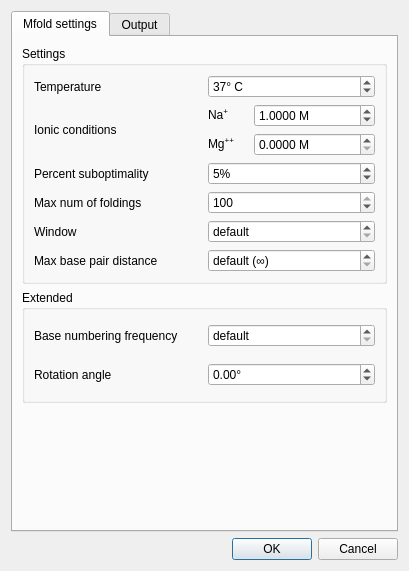
<?xml version="1.0" encoding="UTF-8"?>
<ui version="4.0">
 <class>MfoldDialog</class>
 <widget class="QDialog" name="MfoldDialog">
  <property name="geometry">
   <rect>
    <x>0</x>
    <y>0</y>
    <width>409</width>
    <height>560</height>
   </rect>
  </property>
  <property name="windowTitle">
   <string notr="true">Mfold</string>
  </property>
  <layout class="QVBoxLayout" name="mainLayout">
   <item>
    <widget class="QTabWidget" name="tabWidget">
     <property name="sizePolicy">
      <sizepolicy hsizetype="Minimum" vsizetype="Minimum">
       <horstretch>0</horstretch>
       <verstretch>0</verstretch>
      </sizepolicy>
     </property>
     <property name="currentIndex">
      <number>0</number>
     </property>
     <widget class="QWidget" name="tab">
      <attribute name="title">
       <string>Mfold settings</string>
      </attribute>
      <layout class="QVBoxLayout" name="mfoldTabLayout">
       <item>
        <widget class="QGroupBox" name="gridGroupBox">
         <property name="title">
          <string>Settings</string>
         </property>
         <layout class="QGridLayout" name="gridLayout">
          <item row="0" column="0">
           <widget class="QWidget" name="horizontalWidget" native="true">
            <property name="toolTip">
             <string>Folding temperature (between 0° and 100° C).</string>
            </property>
            <layout class="QHBoxLayout" name="horizontalLayout">
             <property name="leftMargin">
              <number>0</number>
             </property>
             <property name="topMargin">
              <number>0</number>
             </property>
             <property name="rightMargin">
              <number>0</number>
             </property>
             <property name="bottomMargin">
              <number>0</number>
             </property>
             <item>
              <widget class="QLabel" name="label">
               <property name="text">
                <string>Temperature</string>
               </property>
               <property name="buddy">
                <cstring>tSpinBox</cstring>
               </property>
              </widget>
             </item>
             <item>
              <widget class="QSpinBox" name="tSpinBox">
               <property name="suffix">
                <string notr="true">° C</string>
               </property>
               <property name="minimum">
                <number>0</number>
               </property>
               <property name="maximum">
                <number>100</number>
               </property>
               <property name="value">
                <number>37</number>
               </property>
              </widget>
             </item>
            </layout>
           </widget>
          </item>
          <item row="1" column="0">
           <widget class="QWidget" name="horizontalWidget_2" native="true">
            <property name="toolTip">
             <string>The concentrations of Sodium and Magnesium ions. DNA only.</string>
            </property>
            <layout class="QHBoxLayout" name="horizontalLayout_2" stretch="1,1">
             <property name="leftMargin">
              <number>0</number>
             </property>
             <property name="topMargin">
              <number>0</number>
             </property>
             <property name="rightMargin">
              <number>0</number>
             </property>
             <property name="bottomMargin">
              <number>0</number>
             </property>
             <item>
              <widget class="QLabel" name="label_2">
               <property name="text">
                <string>Ionic conditions</string>
               </property>
              </widget>
             </item>
             <item>
              <layout class="QGridLayout" name="gridLayout_2" columnstretch="1,3">
               <item row="0" column="1">
                <widget class="QDoubleSpinBox" name="naDoubleSpinBox">
                 <property name="suffix">
                  <string notr="true"> M</string>
                 </property>
                 <property name="decimals">
                  <number>4</number>
                 </property>
                 <property name="minimum">
                  <double>0.000000000000000</double>
                 </property>
                 <property name="singleStep">
                  <double>0.100000000000000</double>
                 </property>
                 <property name="value">
                  <double>1.000000000000000</double>
                 </property>
                </widget>
               </item>
               <item row="0" column="0">
                <widget class="QLabel" name="label_3">
                 <property name="text">
                  <string notr="true">&lt;html&gt;&lt;head/&gt;&lt;body&gt;&lt;p&gt;Na&lt;span style=&quot; vertical-align:super;&quot;&gt;+&lt;/span&gt;&lt;/p&gt;&lt;/body&gt;&lt;/html&gt;</string>
                 </property>
                 <property name="buddy">
                  <cstring>naDoubleSpinBox</cstring>
                 </property>
                </widget>
               </item>
               <item row="1" column="0">
                <widget class="QLabel" name="label_4">
                 <property name="text">
                  <string notr="true">&lt;html&gt;&lt;head/&gt;&lt;body&gt;&lt;p&gt;Mg&lt;span style=&quot; vertical-align:super;&quot;&gt;++&lt;/span&gt;&lt;/p&gt;&lt;/body&gt;&lt;/html&gt;</string>
                 </property>
                 <property name="buddy">
                  <cstring>mgDoubleSpinBox</cstring>
                 </property>
                </widget>
               </item>
               <item row="1" column="1">
                <widget class="QDoubleSpinBox" name="mgDoubleSpinBox">
                 <property name="suffix">
                  <string notr="true"> M</string>
                 </property>
                 <property name="decimals">
                  <number>4</number>
                 </property>
                 <property name="singleStep">
                  <double>0.100000000000000</double>
                 </property>
                </widget>
               </item>
              </layout>
             </item>
            </layout>
           </widget>
          </item>
          <item row="2" column="0">
           <widget class="QWidget" name="horizontalWidget_3" native="true">
            <property name="toolTip">
             <string>This parameter controls the value of the free energy increment, ΔΔG. If this number is set to p, then only foldings within p% from the minimum free energy will be computed.</string>
            </property>
            <layout class="QHBoxLayout" name="horizontalLayout_3">
             <property name="leftMargin">
              <number>0</number>
             </property>
             <property name="topMargin">
              <number>0</number>
             </property>
             <property name="rightMargin">
              <number>0</number>
             </property>
             <property name="bottomMargin">
              <number>0</number>
             </property>
             <item>
              <widget class="QLabel" name="label_5">
               <property name="text">
                <string>Percent suboptimality</string>
               </property>
               <property name="buddy">
                <cstring>pSpinBox</cstring>
               </property>
              </widget>
             </item>
             <item>
              <widget class="QSpinBox" name="pSpinBox">
               <property name="suffix">
                <string notr="true">%</string>
               </property>
               <property name="maximum">
                <number>100</number>
               </property>
               <property name="value">
                <number>5</number>
               </property>
              </widget>
             </item>
            </layout>
           </widget>
          </item>
          <item row="3" column="0">
           <widget class="QWidget" name="horizontalWidget_4" native="true">
            <property name="toolTip">
             <string>&lt;html&gt;&lt;head/&gt;&lt;body&gt;&lt;p&gt;The maximum number of foldings to be computed. The folding algorithm automatically computes a selection of secondary structures within the prescribed energy increment and stops when no more &lt;span style=&quot; font-style:italic;&quot;&gt;sufficiently different&lt;/span&gt; foldings can be found.&lt;/p&gt;&lt;/body&gt;&lt;/html&gt;</string>
            </property>
            <layout class="QHBoxLayout" name="horizontalLayout_4">
             <property name="leftMargin">
              <number>0</number>
             </property>
             <property name="topMargin">
              <number>0</number>
             </property>
             <property name="rightMargin">
              <number>0</number>
             </property>
             <property name="bottomMargin">
              <number>0</number>
             </property>
             <item>
              <widget class="QLabel" name="label_6">
               <property name="text">
                <string>Max num of foldings</string>
               </property>
               <property name="buddy">
                <cstring>maxSpinBox</cstring>
               </property>
              </widget>
             </item>
             <item>
              <widget class="QSpinBox" name="maxSpinBox">
               <property name="minimum">
                <number>1</number>
               </property>
               <property name="maximum">
                <number>100</number>
               </property>
               <property name="value">
                <number>100</number>
               </property>
              </widget>
             </item>
            </layout>
           </widget>
          </item>
          <item row="4" column="0">
           <widget class="QWidget" name="horizontalWidget_5" native="true">
            <property name="toolTip">
             <string>The window parameter controls the number of foldings that are calculated and how different they will be from each other. It can be considered as a distance parameter. A smaller value for this parameter will usually result in a larger number of foldings being calculated, which may be very similar to each other. The default value is calculated based on the length of the sequence region.</string>
            </property>
            <layout class="QHBoxLayout" name="horizontalLayout_5">
             <property name="leftMargin">
              <number>0</number>
             </property>
             <property name="topMargin">
              <number>0</number>
             </property>
             <property name="rightMargin">
              <number>0</number>
             </property>
             <property name="bottomMargin">
              <number>0</number>
             </property>
             <item>
              <widget class="QLabel" name="label_7">
               <property name="text">
                <string>Window</string>
               </property>
               <property name="buddy">
                <cstring>wSpinBox</cstring>
               </property>
              </widget>
             </item>
             <item>
              <widget class="QSpinBox" name="wSpinBox">
               <property name="specialValueText">
                <string>default</string>
               </property>
               <property name="minimum">
                <number>-1</number>
               </property>
               <property name="maximum">
                <number>50000</number>
               </property>
               <property name="value">
                <number>-1</number>
               </property>
              </widget>
             </item>
            </layout>
           </widget>
          </item>
          <item row="5" column="0">
           <widget class="QWidget" name="horizontalWidget_6" native="true">
            <property name="toolTip">
             <string>&lt;html&gt;&lt;head/&gt;&lt;body&gt;&lt;p&gt;A base pair &lt;span style=&quot; font-style:italic;&quot;&gt;i.j&lt;/span&gt; will not be allowed to form (in linear sequence) if &lt;span style=&quot; font-style:italic;&quot;&gt;j-i &amp;gt; MAXBP&lt;/span&gt;. For circular sequence, a base pair &lt;span style=&quot; font-style:italic;&quot;&gt;i,j&lt;/span&gt; cannot form if &lt;span style=&quot; font-style:italic;&quot;&gt;min{j-i, n+i-j} &amp;gt; MAXBP&lt;/span&gt;. Thus small values of &lt;span style=&quot; font-style:italic;&quot;&gt;MAXBP&lt;/span&gt; ensure that only short range base pairs will be predicted. By default there are no restrictions, i.e. &lt;span style=&quot; font-style:italic;&quot;&gt;MAXBP=∞&lt;/span&gt;.&lt;/p&gt;&lt;/body&gt;&lt;/html&gt;</string>
            </property>
            <layout class="QHBoxLayout" name="horizontalLayout_6">
             <property name="leftMargin">
              <number>0</number>
             </property>
             <property name="topMargin">
              <number>0</number>
             </property>
             <property name="rightMargin">
              <number>0</number>
             </property>
             <property name="bottomMargin">
              <number>0</number>
             </property>
             <item>
              <widget class="QLabel" name="label_8">
               <property name="text">
                <string>Max base pair distance</string>
               </property>
               <property name="buddy">
                <cstring>maxBpSpinBox</cstring>
               </property>
              </widget>
             </item>
             <item>
              <widget class="QSpinBox" name="maxBpSpinBox">
               <property name="specialValueText">
                <string>default (∞)</string>
               </property>
               <property name="maximum">
                <number>6000</number>
               </property>
              </widget>
             </item>
            </layout>
           </widget>
          </item>
         </layout>
        </widget>
       </item>
       <item>
        <widget class="QGroupBox" name="gridGroupBox_2">
         <property name="title">
          <string>Extended</string>
         </property>
         <layout class="QGridLayout" name="gridLayout_3">
          <property name="leftMargin">
           <number>9</number>
          </property>
          <property name="topMargin">
           <number>9</number>
          </property>
          <property name="rightMargin">
           <number>9</number>
          </property>
          <property name="bottomMargin">
           <number>9</number>
          </property>
          <item row="0" column="0">
           <widget class="QWidget" name="horizontalWidget_7" native="true">
            <property name="toolTip">
             <string>Individual structures are numbered, starting at some number N, and continuing with every multiple of N. When N=0, there is no structure numbering. The default value is calculated based on the length of the sequence region.</string>
            </property>
            <layout class="QHBoxLayout" name="horizontalLayout_7">
             <property name="leftMargin">
              <number>0</number>
             </property>
             <property name="topMargin">
              <number>0</number>
             </property>
             <property name="rightMargin">
              <number>0</number>
             </property>
             <property name="bottomMargin">
              <number>0</number>
             </property>
             <item>
              <widget class="QLabel" name="label_9">
               <property name="text">
                <string>Base numbering frequency</string>
               </property>
               <property name="buddy">
                <cstring>labFrSpinBox</cstring>
               </property>
              </widget>
             </item>
             <item>
              <widget class="QSpinBox" name="labFrSpinBox">
               <property name="specialValueText">
                <string>default</string>
               </property>
               <property name="minimum">
                <number>-1</number>
               </property>
               <property name="maximum">
                <number>1000</number>
               </property>
               <property name="value">
                <number>-1</number>
               </property>
              </widget>
             </item>
            </layout>
           </widget>
          </item>
          <item row="1" column="0">
           <widget class="QWidget" name="horizontalWidget_8" native="true">
            <property name="toolTip">
             <string>&lt;html&gt;&lt;head/&gt;&lt;body&gt;&lt;p&gt;Angle of rotation of the constructed structures. The default value means that the angle is chosen automatically by the structure drawing program. Otherwise, the specified positive or negative number rotates the structures counterclockwise or clockwise, respectively.&lt;/p&gt;&lt;/body&gt;&lt;/html&gt;</string>
            </property>
            <layout class="QHBoxLayout" name="horizontalLayout_8">
             <property name="leftMargin">
              <number>0</number>
             </property>
             <property name="topMargin">
              <number>0</number>
             </property>
             <property name="rightMargin">
              <number>0</number>
             </property>
             <property name="bottomMargin">
              <number>0</number>
             </property>
             <item>
              <widget class="QLabel" name="label_10">
               <property name="text">
                <string>Rotation angle</string>
               </property>
               <property name="buddy">
                <cstring>rotAngDoubleSpinBox</cstring>
               </property>
              </widget>
             </item>
             <item>
              <widget class="QDoubleSpinBox" name="rotAngDoubleSpinBox">
               <property name="suffix">
                <string>°</string>
               </property>
               <property name="minimum">
                <double>-180000.000000000000000</double>
               </property>
               <property name="maximum">
                <double>180000.000000000000000</double>
               </property>
              </widget>
             </item>
            </layout>
           </widget>
          </item>
         </layout>
        </widget>
       </item>
       <item>
        <widget class="QLabel" name="wrongRegionLabel">
         <property name="styleSheet">
          <string notr="true">QLabel{ font-weight: bold; color: red; }</string>
         </property>
         <property name="text">
          <string/>
         </property>
        </widget>
       </item>
      </layout>
     </widget>
     <widget class="QWidget" name="tab_2">
      <property name="sizePolicy">
       <sizepolicy hsizetype="Minimum" vsizetype="Minimum">
        <horstretch>0</horstretch>
        <verstretch>0</verstretch>
       </sizepolicy>
      </property>
      <attribute name="title">
       <string>Output</string>
      </attribute>
      <layout class="QVBoxLayout" name="verticalLayout_3">
       <property name="sizeConstraint">
        <enum>QLayout::SetMinimumSize</enum>
       </property>
       <item>
        <widget class="QGroupBox" name="groupBox_2">
         <property name="sizePolicy">
          <sizepolicy hsizetype="Minimum" vsizetype="Minimum">
           <horstretch>0</horstretch>
           <verstretch>0</verstretch>
          </sizepolicy>
         </property>
         <property name="title">
          <string>Save Settings</string>
         </property>
         <layout class="QGridLayout" name="gridLayout_4">
          <item row="3" column="0">
           <spacer name="verticalSpacer_2">
            <property name="orientation">
             <enum>Qt::Vertical</enum>
            </property>
            <property name="sizeHint" stdset="0">
             <size>
              <width>20</width>
              <height>361</height>
             </size>
            </property>
           </spacer>
          </item>
          <item row="0" column="0">
           <widget class="QLabel" name="label_12">
            <property name="text">
             <string>Save output to</string>
            </property>
           </widget>
          </item>
          <item row="2" column="2">
           <spacer name="horizontalSpacer">
            <property name="orientation">
             <enum>Qt::Horizontal</enum>
            </property>
            <property name="sizeHint" stdset="0">
             <size>
              <width>40</width>
              <height>20</height>
             </size>
            </property>
           </spacer>
          </item>
          <item row="2" column="1">
           <widget class="QSpinBox" name="dpiSpinBox">
            <property name="sizePolicy">
             <sizepolicy hsizetype="Fixed" vsizetype="Fixed">
              <horstretch>0</horstretch>
              <verstretch>0</verstretch>
             </sizepolicy>
            </property>
            <property name="minimumSize">
             <size>
              <width>60</width>
              <height>0</height>
             </size>
            </property>
            <property name="minimum">
             <number>60</number>
            </property>
            <property name="maximum">
             <number>1800</number>
            </property>
            <property name="value">
             <number>96</number>
            </property>
           </widget>
          </item>
          <item row="2" column="0">
           <widget class="QLabel" name="label_11">
            <property name="toolTip">
             <string>&lt;html&gt;&lt;head/&gt;&lt;body&gt;&lt;p&gt;Dots per inch (DPI) is a measure of spatial printing, in particular the number of individual dots that can be placed in a line within the span of 1 inch (2.54 cm). The more dots per inch an image has, the more detail you'll see when saved.&lt;/p&gt;&lt;/body&gt;&lt;/html&gt;</string>
            </property>
            <property name="text">
             <string>DPI</string>
            </property>
           </widget>
          </item>
          <item row="1" column="3">
           <widget class="QPushButton" name="browsePushButton">
            <property name="sizePolicy">
             <sizepolicy hsizetype="Fixed" vsizetype="Fixed">
              <horstretch>0</horstretch>
              <verstretch>0</verstretch>
             </sizepolicy>
            </property>
            <property name="maximumSize">
             <size>
              <width>50</width>
              <height>16777215</height>
             </size>
            </property>
            <property name="text">
             <string>...</string>
            </property>
           </widget>
          </item>
          <item row="1" column="0" colspan="3">
           <widget class="QLineEdit" name="outPathLineEdit">
            <property name="styleSheet">
             <string notr="true"/>
            </property>
            <property name="text">
             <string>C:/Users/user/Documents/UGENE_Data/mfold/run1</string>
            </property>
            <property name="cursorPosition">
             <number>45</number>
            </property>
           </widget>
          </item>
         </layout>
        </widget>
       </item>
      </layout>
     </widget>
    </widget>
   </item>
   <item>
    <widget class="QDialogButtonBox" name="buttonBox">
     <property name="orientation">
      <enum>Qt::Horizontal</enum>
     </property>
     <property name="standardButtons">
      <set>QDialogButtonBox::Cancel|QDialogButtonBox::Ok</set>
     </property>
    </widget>
   </item>
  </layout>
 </widget>
 <resources/>
 <connections>
  <connection>
   <sender>buttonBox</sender>
   <signal>accepted()</signal>
   <receiver>MfoldDialog</receiver>
   <slot>accept()</slot>
   <hints>
    <hint type="sourcelabel">
     <x>248</x>
     <y>254</y>
    </hint>
    <hint type="destinationlabel">
     <x>157</x>
     <y>274</y>
    </hint>
   </hints>
  </connection>
  <connection>
   <sender>buttonBox</sender>
   <signal>rejected()</signal>
   <receiver>MfoldDialog</receiver>
   <slot>reject()</slot>
   <hints>
    <hint type="sourcelabel">
     <x>316</x>
     <y>260</y>
    </hint>
    <hint type="destinationlabel">
     <x>286</x>
     <y>274</y>
    </hint>
   </hints>
  </connection>
 </connections>
</ui>
